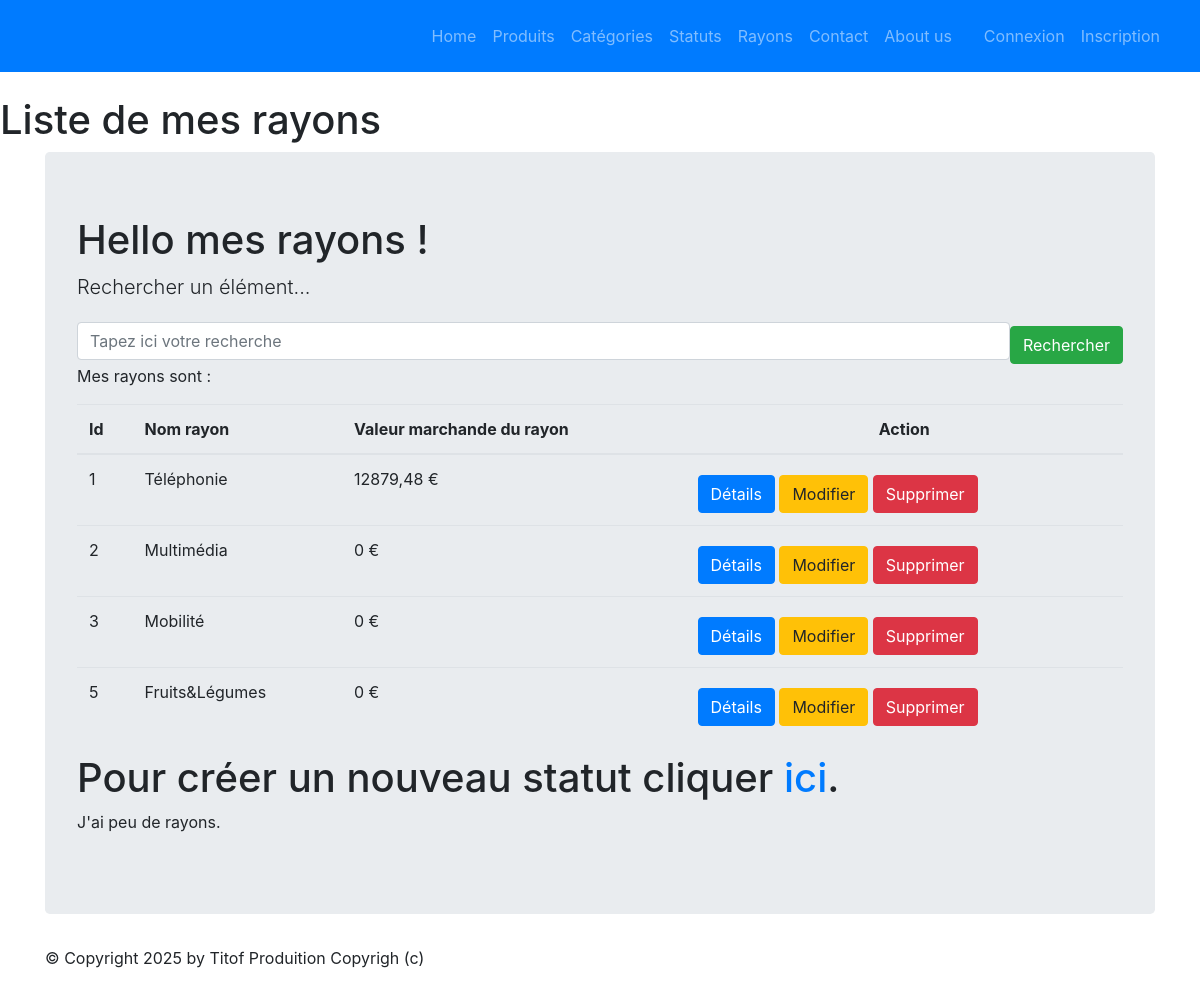
Page /monApp/rayons/ on the committed database.
### monApp/models.py (models this page shows, shortened)
class Rayon(models.Model):
    idRayon = models.AutoField(primary_key=True)
    nomRayon = models.CharField(max_length=100)

### monApp/views.py (the view)
# urls.py: path("rayons/", views.RayonListView.as_view(), name="lst_rayons"),
class RayonListView(ListView):
    model = Rayon
    template_name = "monApp/list_rayons.html"
    context_object_name = "rayons"
    def get_queryset(self):
        query = self.request.GET.get('search')
        if query:
            return Rayon.objects.filter(nomRayon__icontains=query).prefetch_related(
        Prefetch("contenir_rayon", queryset=Contenir.objects.select_related("produit")))
        return Rayon.objects.prefetch_related(
        Prefetch("contenir_rayon", queryset=Contenir.objects.select_related("produit")))
    def get_context_data(self, **kwargs):
        context = super(RayonListView, self).get_context_data(**kwargs)
        context['titremenu'] = "Liste de mes rayons"
        ryns_dt = []
        for rayon in context['object_list']:
            total = 0
            for contenir in rayon.contenir_rayon.all():
                total += contenir.produit.prixUnitaireProd * contenir.Qte
            ryns_dt.append({'rayon': rayon,'total_stock': total})
        context['ryns_dt'] = ryns_dt
        return context

### monApp/templates/monApp/list_rayons.html (shortened to what this page needs)
{% extends 'monApp/base.html' %}
{% block menu %}
    <h1>{{ titremenu }}</h1>
{% endblock %}
{% block contenu %}
    <h1>Hello mes rayons !</h1>
    <p class="lead mb-3 ml-0">Rechercher un élément...</p>
    <form style="display: flex; align-items: center;" method="GET" action="">
        <input class="form-control" type="text" name="search" placeholder="Tapez ici votre recherche" value="{{ request.GET.search }}">
        <button type="submit" class="btn btn-success mt-2">Rechercher</button>
    </form>
    <p>Mes rayons sont :</p>
    <table class="table">
        <thead>
            <th>Id</th>
            <th>Nom rayon</th>
            <th>Valeur marchande du rayon</th>
            <th colspan="3" style="text-align: center;">Action</th>
        </thead>
        <tbody>
            {% for data in ryns_dt %}
            <tr>
                <td>{{ data.rayon.idRayon }}</td>
                <td>{{ data.rayon.nomRayon }} </td>
                <td>{{ data.total_stock }} €</td>
                <td>
                    <a href="{% url 'dtl_rayon' data.rayon.idRayon %}" class="btn btn-primary mt-2">Détails</a>
                    <a href="{% url 'rayon-chng' data.rayon.idRayon %}" class="btn btn-warning mt-2">Modifier</a>
                    <a href="{% url 'dlt-rayon' data.rayon.idRayon %}" class="btn btn-danger mt-2">Supprimer</a>
                </td>
            </tr>
            {% endfor %}
        </tbody>
    </table>
    <h1>Pour créer un nouveau statut cliquer <a href="{% url 'crt-rayon' %}">ici</a>.</h1>
    <p>
        J'ai
        {% if rayons|length < 5 %}
            peu de
        {% elif rayons|length < 10 %}
            quelques
        {% else %}
            beaucoup de
        {% endif %}
            rayons.
    </p>
{% endblock %}

### rows in the picture
Rayon: rayon.idRayon "1", rayon.nomRayon "Téléphonie", total_stock "12879,48"
Rayon: rayon.idRayon "2", rayon.nomRayon "Multimédia", total_stock "0"
Rayon: rayon.idRayon "3", rayon.nomRayon "Mobilité", total_stock "0"
Rayon: rayon.idRayon "5", rayon.nomRayon "Fruits&Légumes", total_stock "0"

### other values in the picture
{{ titremenu }} "Liste de mes rayons"
